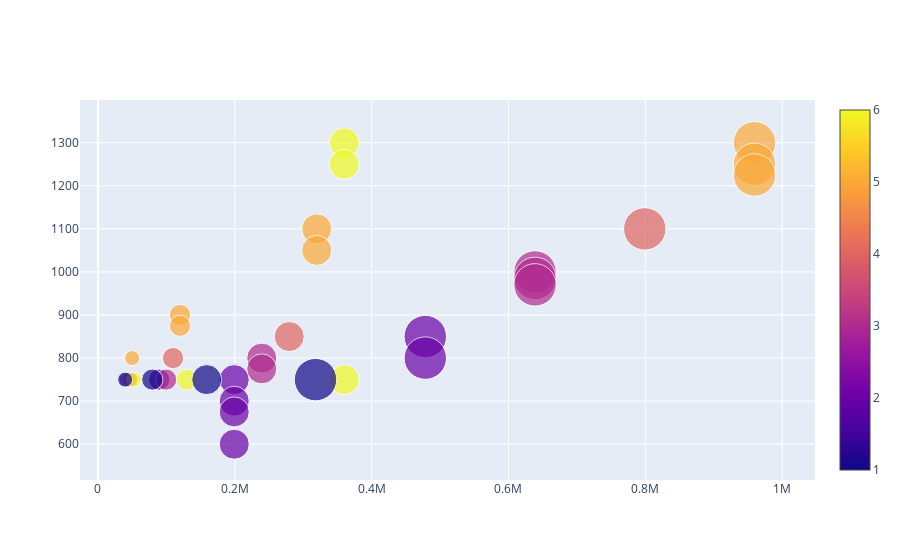

Notebook source saved alongside this figure:
### Code cell
with open('results.json') as f:
    data = json.load(f)
f.close()

num_params, hidden_dim, num_layers, intrinsic_dim = [], [], [], []
for k,v in data.items():
    if v['validation_accuracy'] >= 0.9:
        num_params.append(v['number_parameter'])
        hidden_dim.append(v['hidden_dimension'])
        num_layers.append(v['number_layers'] + 1)
        intrinsic_dim.append(v['intrinsic_dimension'])

sizeref = max(hidden_dim)/(30**2)

fig = go.Figure()

fig.add_trace(go.Scatter(
    x=num_params,
    y=intrinsic_dim,
    mode='markers',
    marker=dict(
        color=num_layers, size=hidden_dim,
        sizemode = 'area', sizeref=sizeref,
        sizemin=2, showscale = True
        ),
#    error_y=dict(
#            type='data', # value of error bar given in data coordinates
#            array=[1, 2, 3, 4, 5],
#            visible=True),
))

fig.update_layout(
    legend=dict(
        yanchor="top",
        y=0.99,
        xanchor="left",
        x=0.01,
        )
    )

fig.show()

### Figure 1 — Plotly figure (JSON) as saved in the notebook; plotly's stock layout.template omitted (floating-point values rounded to 4 significant figures)
{"data": [{"marker": {"color": [2, 2, 2, 2, 2, 3, 3, 3, 3, 3, 3, 3, 4, 4, 4, 4, 5, 5, 5, 5, 5, 5, 5, 5, 6, 6, 6, 6, 6, 1, 1, 1, 1, 2, 2, 2], "showscale": true, "size": [200, 100, 50, 400, 400, 50, 100, 200, 200, 400, 400, 400, 50, 100, 200, 400, 50, 100, 100, 200, 200, 400, 400, 400, 50, 100, 200, 200, 200, 50, 100, 200, 400, 200, 200, 200], "sizemin": 2, "sizemode": "area", "sizeref": 0.4444}, "mode": "markers", "type": "scatter", "x": [199210, 89610, 42310, 478410, 478410, 44860, 99710, 239410, 239410, 638810, 638810, 638810, 47410, 109810, 279610, 799210, 49960, 119910, 119910, 319810, 319810, 959610, 959610, 959610, 52510, 130010, 360010, 360010, 360010, 39760, 79510, 159010, 318010, 199210, 199210, 199210], "y": [750, 750, 750, 850, 800, 750, 750, 800, 775, 1000, 985, 970, 750, 800, 850, 1100, 800, 900, 875, 1100, 1050, 1300, 1250, 1225, 750, 750, 750, 1300, 1250, 750, 750, 750, 750, 600, 700, 675]}], "layout": {"legend": {"x": 0.01, "xanchor": "left", "y": 0.99, "yanchor": "top"}}}
